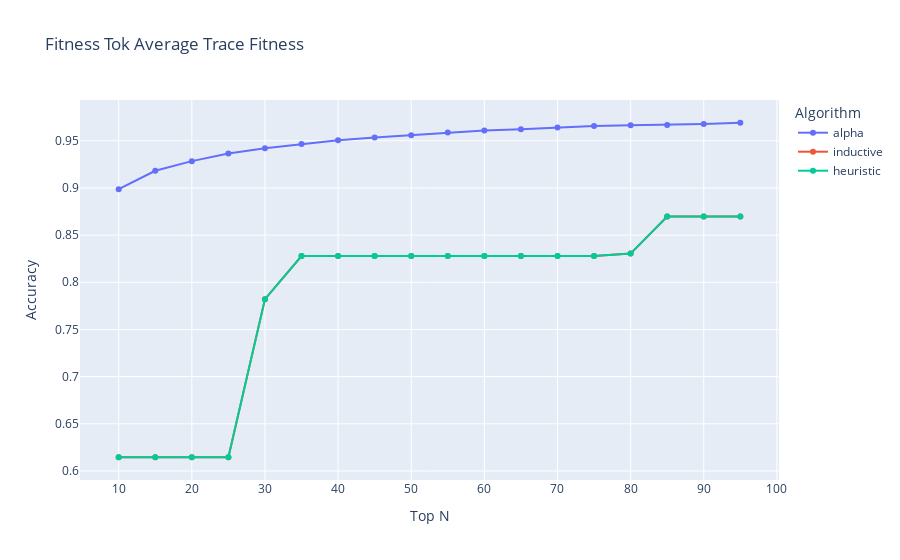

Notebook cell for this chart:
### Code cell
# fitness_tok_average_trace_fitness	
create_accuracy_plot(df, 'fitness_tok_average_trace_fitness')

### Figure 1 — Plotly figure (JSON) as saved in the notebook; plotly's stock layout.template omitted (floating-point values rounded to 4 significant figures)
{"data": [{"hovertemplate": "algorithm=alpha<br>top_n=%{x}<br>fitness_tok_average_trace_fitness=%{y}<extra></extra>", "legendgroup": "alpha", "line": {"color": "#636efa", "dash": "solid"}, "marker": {"symbol": "circle"}, "mode": "lines+markers", "name": "alpha", "orientation": "v", "showlegend": true, "type": "scatter", "x": [10, 15, 20, 25, 30, 35, 40, 45, 50, 55, 60, 65, 70, 75, 80, 85, 90, 95], "xaxis": "x", "y": [0.8986, 0.9182, 0.9284, 0.9365, 0.9421, 0.9464, 0.9504, 0.9535, 0.956, 0.9588, 0.9609, 0.9623, 0.9641, 0.9656, 0.9664, 0.9668, 0.9678, 0.9691], "yaxis": "y"}, {"hovertemplate": "algorithm=inductive<br>top_n=%{x}<br>fitness_tok_average_trace_fitness=%{y}<extra></extra>", "legendgroup": "inductive", "line": {"color": "#EF553B", "dash": "solid"}, "marker": {"symbol": "circle"}, "mode": "lines+markers", "name": "inductive", "orientation": "v", "showlegend": true, "type": "scatter", "x": [10, 15, 20, 25, 30, 35, 40, 45, 50, 55, 60, 65, 70, 75, 80, 85, 90, 95], "xaxis": "x", "y": [0.6145, 0.6145, 0.6145, 0.6145, 0.7821, 0.8278, 0.8278, 0.8279, 0.8278, 0.8278, 0.8278, 0.8278, 0.8278, 0.8278, 0.8304, 0.8696, 0.8696, 0.8696], "yaxis": "y"}, {"hovertemplate": "algorithm=heuristic<br>top_n=%{x}<br>fitness_tok_average_trace_fitness=%{y}<extra></extra>", "legendgroup": "heuristic", "line": {"color": "#00cc96", "dash": "solid"}, "marker": {"symbol": "circle"}, "mode": "lines+markers", "name": "heuristic", "orientation": "v", "showlegend": true, "type": "scatter", "x": [10, 15, 20, 25, 30, 35, 40, 45, 50, 55, 60, 65, 70, 75, 80, 85, 90, 95], "xaxis": "x", "y": [0.6145, 0.6145, 0.6145, 0.6145, 0.7821, 0.8278, 0.8278, 0.8279, 0.8278, 0.8278, 0.8278, 0.8278, 0.8278, 0.8278, 0.8304, 0.8696, 0.8696, 0.8696], "yaxis": "y"}], "layout": {"legend": {"title": {"text": "Algorithm"}, "tracegroupgap": 0}, "title": {"text": "Fitness Tok Average Trace Fitness"}, "xaxis": {"anchor": "y", "domain": [0, 1], "title": {"text": "Top N"}}, "yaxis": {"anchor": "x", "domain": [0, 1], "title": {"text": "Accuracy"}}}}
